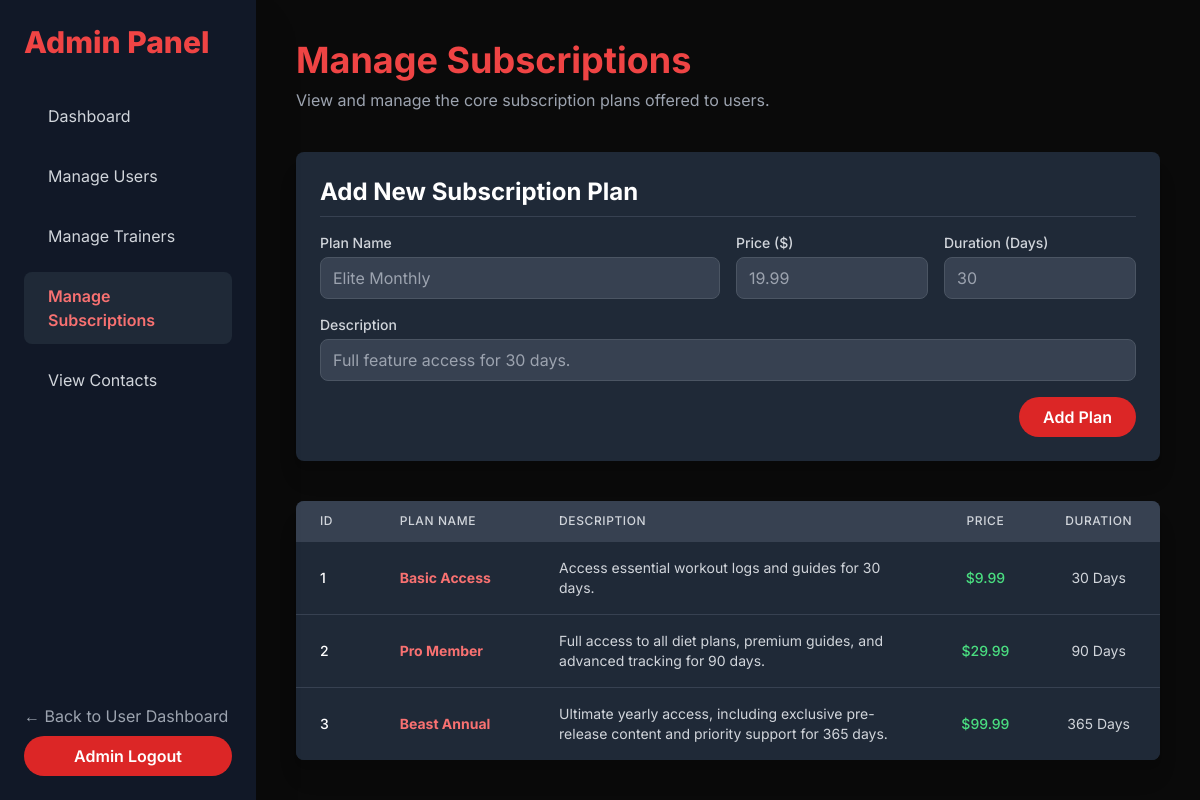
The page /admin/manage_subscriptions.php (signed in) on the database its author committed.
### tables this page shows
CREATE TABLE IF NOT EXISTS `tbl_subscription` (
  `subscription_id` INT(11) NOT NULL AUTO_INCREMENT,
  `plan_name` VARCHAR(100) UNIQUE NOT NULL,
  `description` TEXT DEFAULT NULL,
  `price` DECIMAL(10, 2) NOT NULL,
  `duration_days` INT(11) NOT NULL,
  PRIMARY KEY (`subscription_id`)
);

### admin/manage_subscriptions.php (the view, shortened to what this page needs)
<?php
include ('../conn.php');
$plans = [];
try {
    $planStmt = $conn->prepare("SELECT * FROM `tbl_subscription` ORDER BY `price` ASC");
    $planStmt->execute();
    $plans = $planStmt->fetchAll(PDO::FETCH_ASSOC);
} catch (PDOException $e) {
    error_log("Error fetching subscription list: " . $e->getMessage());
    $message = "Database error fetching plan list.";
    $message_class = "bg-red-500";
}
?>
<!DOCTYPE html>
<html lang="en">
<head>
    <script src="https://cdn.tailwindcss.com"></script>
</head>
<body>
    <div class="flex min-h-screen">
        <aside class="w-64 bg-gray-900 shadow-2xl flex flex-col justify-between p-6 sticky top-0">
            <div>
                <h1 class="text-3xl font-extrabold text-red-500 mb-8">Admin Panel</h1>
                <nav class="space-y-3">
                    <a href="admin_dashboard.php" class="admin-nav-item block text-gray-300 hover:text-red-400">
                        Dashboard
                    </a>
                    <a href="manage_users.php" class="admin-nav-item block text-gray-300 hover:text-red-400">
                        Manage Users
                    </a>
                    <a href="manage_trainers.php" class="admin-nav-item block text-gray-300 hover:text-red-400">
                        Manage Trainers
                    </a>
                    <a href="manage_subscriptions.php" class="admin-nav-item block bg-gray-800 text-red-400 font-semibold">
                        Manage Subscriptions
                    </a>
                     <a href="view_contacts.php" class="admin-nav-item block text-gray-300 hover:text-red-400">
                         View Contacts
                     </a>
                </nav>
            </div>
            <div>
                <a href="../home.php" class="block text-gray-400 hover:text-red-400 transition duration-200 mb-2">← Back to User Dashboard</a>
                <a href="../home.php?action=logout" class="bg-red-600 hover:bg-red-700 text-white font-semibold py-2 px-4 rounded-full text-center block transition duration-200">
                    Admin Logout
                </a>
            </div>
        </aside>
        <main class="flex-1 p-10 overflow-y-auto">
            <header class="mb-10">
                <h2 class="text-4xl font-bold text-red-500">Manage Subscriptions</h2>
                <p class="text-gray-400 mt-2">View and manage the core subscription plans offered to users.</p>
            </header>
            <div class="bg-gray-800 p-6 rounded-lg shadow-xl mb-10">
                <h3 class="text-2xl font-bold text-white mb-4 border-b border-gray-700 pb-2">Add New Subscription Plan</h3>
                <form method="POST" action="manage_subscriptions.php" class="grid grid-cols-1 md:grid-cols-4 gap-4 items-end">
                    <div class="md:col-span-2">
                        <label class="block text-sm font-medium text-gray-300 mb-1">Plan Name</label>
                        <input type="text" name="plan_name" class="form-input" required placeholder="Elite Monthly">
                    </div>
                    <div>
                        <label class="block text-sm font-medium text-gray-300 mb-1">Price ($)</label>
                        <input type="number" name="price" class="form-input" required step="0.01" min="0" placeholder="19.99">
                    </div>
                    <div>
                        <label class="block text-sm font-medium text-gray-300 mb-1">Duration (Days)</label>
                        <input type="number" name="duration_days" class="form-input" required min="1" placeholder="30">
                    </div>
                    <div class="md:col-span-4">
                        <label class="block text-sm font-medium text-gray-300 mb-1">Description</label>
                        <input type="text" name="description" class="form-input" required placeholder="Full feature access for 30 days.">
                    </div>
                    <div class="md:col-span-4 flex justify-end">
                        <button type="submit" class="btn-action bg-red-600 hover:bg-red-700 text-white w-full md:w-auto px-6">Add Plan</button>
                    </div>
                </form>
            </div>
            <div class="bg-gray-800 rounded-lg shadow-xl overflow-x-auto">
                <table class="min-w-full divide-y divide-gray-700">
                    <thead class="bg-gray-700">
                        <tr>
                            <th scope="col" class="px-6 py-3 text-left text-xs font-medium text-gray-300 uppercase tracking-wider w-1/12">ID</th>
                            <th scope="col" class="px-6 py-3 text-left text-xs font-medium text-gray-300 uppercase tracking-wider w-2/12">Plan Name</th>
                            <th scope="col" class="px-6 py-3 text-left text-xs font-medium text-gray-300 uppercase tracking-wider w-5/12">Description</th>
                            <th scope="col" class="px-6 py-3 text-center text-xs font-medium text-gray-300 uppercase tracking-wider w-1/12">Price</th>
                            <th scope="col" class="px-6 py-3 text-center text-xs font-medium text-gray-300 uppercase tracking-wider w-1/12">Duration</th>
                        </tr>
                    </thead>
                    <tbody class="divide-y divide-gray-700">
                        <?php if (empty($plans)): ?>
                            <tr>
                                <td colspan="5" class="px-6 py-4 whitespace-nowrap text-center text-gray-400">No subscription plans found.</td>
                            </tr>
                        <?php else: ?>
                            <?php foreach ($plans as $plan): ?>
                                <tr class="bg-gray-800 table-row-hover">
                                    <td class="px-6 py-4 whitespace-nowrap text-sm font-medium text-white"><?= htmlspecialchars($plan['subscription_id']) ?></td>
                                    <td class="px-6 py-4 whitespace-nowrap text-sm font-bold text-red-400"><?= htmlspecialchars($plan['plan_name']) ?></td>
                                    <td class="px-6 py-4 text-sm text-gray-300"><?= htmlspecialchars($plan['description']) ?></td>
                                    <td class="px-6 py-4 whitespace-nowrap text-sm font-medium text-center text-green-400">$<?= number_format($plan['price'], 2) ?></td>
                                    <td class="px-6 py-4 whitespace-nowrap text-sm text-center text-gray-300"><?= htmlspecialchars($plan['duration_days']) ?> Days</td>
                                </tr>
                            <?php endforeach; ?>
                        <?php endif; ?>
                    </tbody>
                </table>
            </div>
        </main>
    </div>
</body>
</html>

### admin/manage_subscriptions.php (style rules this page uses)
body { font-family: 'Inter', sans-serif; background-color: #0a0a0a; min-height: 100vh; color: #e2e8f0; }
.admin-nav-item { padding: 0.75rem 1.5rem; border-radius: 8px; transition: all 0.3s ease; }
.form-input { background-color: #374151; border: 1px solid #4b5563; color: #e2e8f0; padding: 0.5rem 0.75rem; border-radius: 0.5rem; outline: none; transition: all 0.3s ease; width: 100%; }
.btn-action { padding: 0.5rem 1rem; border-radius: 9999px; font-weight: 600; transition: all 0.3s ease; }

### rows shown on the page
tbl_subscription: subscription_id "1", plan_name "Basic Access", description "Access essential workout logs and guides for 30 days.", price "9.99", duration_days "30"
tbl_subscription: subscription_id "2", plan_name "Pro Member", description "Full access to all diet plans, premium guides, and advanced tracking for 90 days.", price "29.99", duration_days "90"
tbl_subscription: subscription_id "3", plan_name "Beast Annual", description "Ultimate yearly access, including exclusive pre-release content and priority support for 365 days.", price "99.99", duration_days "365"
